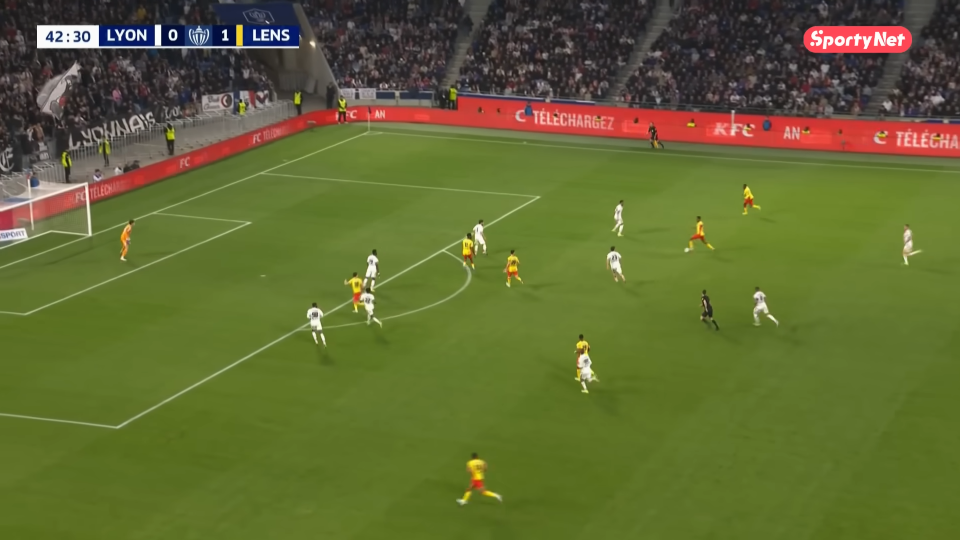
#> input picture PI_V_ES_TIME-15-develop/frontend/src/assets/placeholder.png, 1920 x 1080 px (shown at 1/2 size)
$ python -i color_strategies.py   (imports and definitions only)
#> lines starting #> are read from the running program, lines starting #| are printed output that depends on the picture
#> further down, picture is the input picture: shape (1080, 1920, 3); mean B, G, R 50.9, 104.1, 97.1
"""
Estratégias de extração de cor predominante de imagens.

Padrão GoF: Strategy (Comportamento)
Problema: o VideoPipeline precisava de dois algoritmos de extração de cor
(média simples para tracking, K-Means para identificação inicial), mas
ambos estavam misturados como métodos privados na classe orquestradora,
violando SRP e impedindo substituição sem modificar o pipeline.

Solução: cada algoritmo vira uma classe concreta que implementa IColorExtractor.
O pipeline recebe a estratégia via injeção de dependência — sem conhecer
qual algoritmo está em uso.
"""
import cv2
import numpy as np


class MeanColorExtractor:
    """
    Extrai cor média do torso via cv2.mean — O(n) nos pixels, muito rápido.

    Estratégia padrão para tracking: chamada a cada OCR_INTERVAL frames
    para todos os jogadores do lote. Neutraliza estampas e dobras tirando
    a média de todos os pixels da região do ombro/peito.
    """

    def extract_color(self, image_bgr: np.ndarray) -> str | None:
        if image_bgr is None or image_bgr.size == 0:
            return None

        h, w = image_bgr.shape[:2]
        margem_lateral = int(w * 0.15)
        altura_ombros = int(h * 0.40)

        shoulders_crop = image_bgr[
            0 : max(1, altura_ombros),
            margem_lateral : max(margem_lateral + 1, w - margem_lateral),
        ]
        if shoulders_crop.size == 0:
            shoulders_crop = image_bgr

        mean_bgr = cv2.mean(shoulders_crop)[:3]
        return "#%02x%02x%02x" % (int(mean_bgr[2]), int(mean_bgr[1]), int(mean_bgr[0]))

    def color_distance(self, hex1: str, hex2: str) -> float:
        """Distância perceptual Euclidiana no espaço LAB entre dois HEX."""
        try:
            lab1 = self._hex_to_lab(hex1)
            lab2 = self._hex_to_lab(hex2)
            return float(np.linalg.norm(lab1 - lab2))
        except Exception:
            return 999.0

    @staticmethod
    def _hex_to_lab(h: str) -> np.ndarray:
        h = h.lstrip("#")
        b, g, r = tuple(int(h[i : i + 2], 16) for i in (4, 2, 0))
        pixel_bgr = np.array([[[b, g, r]]], dtype=np.uint8)
        pixel_lab = cv2.cvtColor(pixel_bgr, cv2.COLOR_BGR2LAB)
        return pixel_lab[0][0].astype(float)


class KMeansColorExtractor:
    """
    Extrai cor dominante via clustering K-Means — mais preciso, mais lento.

    Estratégia preferida para fast_scan: separa melhor a cor real da camisa
    do fundo (gramado, publicidade) em detecções de baixa qualidade onde a
    média simples seria distorcida por pixels de fundo.
    """

    def __init__(self, k: int = 3) -> None:
        self.k = k

    def extract_color(self, image_bgr: np.ndarray) -> str | None:
        if image_bgr is None or image_bgr.size == 0:
            return None

        h, w = image_bgr.shape[:2]
#> h = 1080; w = 1920
        max_dim = 50
        if max(h, w) > max_dim:
            scale = max_dim / max(h, w)
#> scale = 0.026
            image_bgr = cv2.resize(image_bgr, (int(w * scale), int(h * scale)))
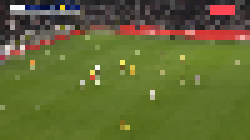
#> image_bgr: shape (28, 50, 3) (shown 5 times larger); mean of channels 0, 1, 2 51.4, 104.7, 98.5; drawn as B, G, R

        image_rgb = cv2.cvtColor(image_bgr, cv2.COLOR_BGR2RGB)
        pixels = image_rgb.reshape((-1, 3)).astype(np.float32)
#> pixels = 1400 rows, first 8: [41, 34, 35], [31, 29, 29], [49, 46, 47], [32, 29, 32], [29, 29, 31], [44, 41, 42], [35, 35, 35], [80, 72, 60]
        criteria = (cv2.TERM_CRITERIA_EPS + cv2.TERM_CRITERIA_MAX_ITER, 10, 1.0)
        best_labels = np.empty(0, dtype=np.int32)
        _, labels, centers = cv2.kmeans(
            pixels, self.k, best_labels, criteria, 10, cv2.KMEANS_RANDOM_CENTERS
        )
#> labels = 1400 values, max 2 at index 60, min 0 at index 52, mean 1.65; centers = [[192.3, 121.2, 104.5], [50.03, 46.64, 50.07], [97.99, 115.7, 45.28]]
        labels = labels.flatten()
        dominant_idx = int(np.argmax(np.bincount(labels)))
#> dominant_idx = 2
        r, g, b = [int(c) for c in centers[dominant_idx]]
#> r = 97; g = 115; b = 45
        return f"#{r:02x}{g:02x}{b:02x}"

    def color_distance(self, hex1: str, hex2: str) -> float:
        """Reutiliza a lógica LAB da MeanColorExtractor."""
        try:
            return float(np.linalg.norm(
                MeanColorExtractor._hex_to_lab(hex1) - MeanColorExtractor._hex_to_lab(hex2)
            ))
        except Exception:
            return 999.0

>>> import cv2
>>> picture = cv2.imread('../../frontend/src/assets/placeholder.png')
>>> result = KMeansColorExtractor().extract_color(picture)
#> result = '#61732d'
